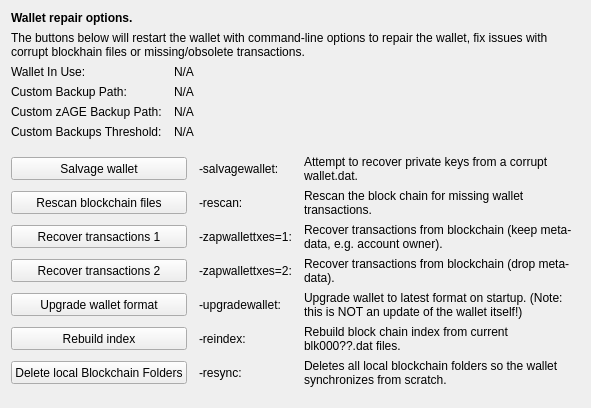
     <widget class="QWidget" name="tab_repair">
      <attribute name="title">
       <string>&amp;Wallet Repair</string>
      </attribute>
      <layout class="QGridLayout" name="gridLayout_4" columnstretch="0,0,0,0">
       <property name="horizontalSpacing">
        <number>12</number>
       </property>
       <item row="0" column="0" colspan="4">
        <widget class="QLabel" name="label_repair_header">
         <property name="font">
          <font>
           <weight>75</weight>
           <bold>true</bold>
          </font>
         </property>
         <property name="text">
          <string>Wallet repair options.</string>
         </property>
        </widget>
       </item>
       <item row="1" column="0" colspan="4">
        <widget class="QLabel" name="label_repair_helptext">
         <property name="font">
          <font>
           <weight>50</weight>
           <bold>false</bold>
          </font>
         </property>
         <property name="text">
          <string>The buttons below will restart the wallet with command-line options to repair the wallet, fix issues with corrupt blockhain files or missing/obsolete transactions.</string>
         </property>
         <property name="wordWrap">
          <bool>true</bool>
         </property>
        </widget>
       </item>
       <item row="2" column="0">
        <widget class="QLabel" name="wallet_path_label">
         <property name="text">
          <string>Wallet In Use:</string>
         </property>
        </widget>
       </item>
       <item row="2" column="1" colspan="3">
        <widget class="QLabel" name="wallet_path">
         <property name="cursor">
          <cursorShape>IBeamCursor</cursorShape>
         </property>
         <property name="text">
          <string>N/A</string>
         </property>
         <property name="textFormat">
          <enum>Qt::PlainText</enum>
         </property>
         <property name="textInteractionFlags">
          <set>Qt::LinksAccessibleByMouse|Qt::TextSelectableByKeyboard|Qt::TextSelectableByMouse</set>
         </property>
        </widget>
       </item>
       <item row="3" column="0">
        <widget class="QLabel" name="wallet_custombackuppath_label">
         <property name="visible">
          <bool>false</bool>
         </property>
         <property name="text">
          <string>Custom Backup Path:</string>
         </property>
        </widget>
       </item>
       <item row="3" column="1" colspan="3">
        <widget class="QLabel" name="wallet_custombackuppath">
         <property name="cursor">
          <cursorShape>IBeamCursor</cursorShape>
         </property>
         <property name="visible">
          <bool>false</bool>
         </property>
         <property name="text">
          <string>N/A</string>
         </property>
         <property name="textFormat">
          <enum>Qt::PlainText</enum>
         </property>
         <property name="textInteractionFlags">
          <set>Qt::LinksAccessibleByMouse|Qt::TextSelectableByKeyboard|Qt::TextSelectableByMouse</set>
         </property>
        </widget>
       </item>
       <item row="4" column="0">
        <widget class="QLabel" name="wallet_customzagebackuppath_label">
         <property name="visible">
          <bool>false</bool>
         </property>
         <property name="text">
          <string>Custom zAGE Backup Path:</string>
         </property>
        </widget>
       </item>
       <item row="4" column="1" colspan="3">
        <widget class="QLabel" name="wallet_customzagebackuppath">
         <property name="cursor">
          <cursorShape>IBeamCursor</cursorShape>
         </property>
         <property name="visible">
          <bool>false</bool>
         </property>
         <property name="text">
          <string>N/A</string>
         </property>
         <property name="textFormat">
          <enum>Qt::PlainText</enum>
         </property>
         <property name="textInteractionFlags">
          <set>Qt::LinksAccessibleByMouse|Qt::TextSelectableByKeyboard|Qt::TextSelectableByMouse</set>
         </property>
        </widget>
       </item>
       <item row="5" column="0">
        <widget class="QLabel" name="wallet_custombackupthreshold_label">
         <property name="visible">
          <bool>false</bool>
         </property>
         <property name="text">
          <string>Custom Backups Threshold:</string>
         </property>
        </widget>
       </item>
       <item row="5" column="1" colspan="3">
        <widget class="QLabel" name="wallet_custombackupthreshold">
         <property name="cursor">
          <cursorShape>IBeamCursor</cursorShape>
         </property>
         <property name="visible">
          <bool>false</bool>
         </property>
         <property name="text">
          <string>N/A</string>
         </property>
         <property name="textFormat">
          <enum>Qt::PlainText</enum>
         </property>
         <property name="textInteractionFlags">
          <set>Qt::LinksAccessibleByMouse|Qt::TextSelectableByKeyboard|Qt::TextSelectableByMouse</set>
         </property>
        </widget>
       </item>
       <item row="6" column="0">
        <spacer name="verticalSpacer_repair1">
         <property name="orientation">
          <enum>Qt::Vertical</enum>
         </property>
         <property name="sizeHint" stdset="0">
          <size>
           <width>10</width>
           <height>10</height>
          </size>
         </property>
        </spacer>
       </item>
       <item row="7" column="0" colspan="2">
        <widget class="QPushButton" name="btn_salvagewallet">
         <property name="minimumSize">
          <size>
           <width>100</width>
           <height>23</height>
          </size>
         </property>
         <property name="text">
          <string>Salvage wallet</string>
         </property>
        </widget>
       </item>
       <item row="7" column="2">
        <widget class="QLabel" name="label_repair_salvage_command">
         <property name="text">
          <string notr="true">-salvagewallet:</string>
         </property>
        </widget>
       </item>
       <item row="7" column="3">
        <widget class="QLabel" name="label_repair_salvage">
         <property name="text">
          <string>Attempt to recover private keys from a corrupt wallet.dat.</string>
         </property>
         <property name="wordWrap">
          <bool>true</bool>
         </property>
        </widget>
       </item>
       <item row="8" column="0" colspan="2">
        <widget class="QPushButton" name="btn_rescan">
         <property name="minimumSize">
          <size>
           <width>100</width>
           <height>23</height>
          </size>
         </property>
         <property name="text">
          <string>Rescan blockchain files</string>
         </property>
        </widget>
       </item>
       <item row="8" column="2">
        <widget class="QLabel" name="label_repair_rescan_command">
         <property name="text">
          <string notr="true">-rescan:</string>
         </property>
        </widget>
       </item>
       <item row="8" column="3">
        <widget class="QLabel" name="label_repair_rescan">
         <property name="text">
          <string>Rescan the block chain for missing wallet transactions.</string>
         </property>
         <property name="wordWrap">
          <bool>true</bool>
         </property>
        </widget>
       </item>
       <item row="9" column="0" colspan="2">
        <widget class="QPushButton" name="btn_zapwallettxes1">
         <property name="minimumSize">
          <size>
           <width>100</width>
           <height>23</height>
          </size>
         </property>
         <property name="text">
          <string>Recover transactions 1</string>
         </property>
        </widget>
       </item>
       <item row="9" column="2">
        <widget class="QLabel" name="label_repair_zap1_command">
         <property name="text">
          <string notr="true">-zapwallettxes=1:</string>
         </property>
        </widget>
       </item>
       <item row="9" column="3">
        <widget class="QLabel" name="label_repair_zap1">
         <property name="text">
          <string>Recover transactions from blockchain (keep meta-data, e.g. account owner).</string>
         </property>
         <property name="wordWrap">
          <bool>true</bool>
         </property>
        </widget>
       </item>
       <item row="10" column="0" colspan="2">
        <widget class="QPushButton" name="btn_zapwallettxes2">
         <property name="minimumSize">
          <size>
           <width>100</width>
           <height>23</height>
          </size>
         </property>
         <property name="text">
          <string>Recover transactions 2</string>
         </property>
        </widget>
       </item>
       <item row="10" column="2">
        <widget class="QLabel" name="label_repair_zap2_command">
         <property name="text">
          <string notr="true">-zapwallettxes=2:</string>
         </property>
        </widget>
       </item>
       <item row="10" column="3">
        <widget class="QLabel" name="label_repair_zap2">
         <property name="text">
          <string>Recover transactions from blockchain (drop meta-data).</string>
         </property>
         <property name="wordWrap">
          <bool>true</bool>
         </property>
        </widget>
       </item>
       <item row="11" column="0" colspan="2">
        <widget class="QPushButton" name="btn_upgradewallet">
         <property name="minimumSize">
          <size>
           <width>100</width>
           <height>23</height>
          </size>
         </property>
         <property name="text">
          <string>Upgrade wallet format</string>
         </property>
        </widget>
       </item>
       <item row="11" column="2">
        <widget class="QLabel" name="label_repair_upgrade_command">
         <property name="text">
          <string notr="true">-upgradewallet:</string>
         </property>
        </widget>
       </item>
       <item row="11" column="3">
        <widget class="QLabel" name="label_repair_upgrade">
         <property name="text">
          <string>Upgrade wallet to latest format on startup. (Note: this is NOT an update of the wallet itself!)</string>
         </property>
         <property name="wordWrap">
          <bool>true</bool>
         </property>
        </widget>
       </item>
       <item row="12" column="0" colspan="2">
        <widget class="QPushButton" name="btn_reindex">
         <property name="minimumSize">
          <size>
           <width>100</width>
           <height>23</height>
          </size>
         </property>
         <property name="text">
          <string>Rebuild index</string>
         </property>
        </widget>
       </item>
       <item row="12" column="2">
        <widget class="QLabel" name="label_repair_reindex_command">
         <property name="text">
          <string notr="true">-reindex:</string>
         </property>
        </widget>
       </item>
       <item row="12" column="3">
        <widget class="QLabel" name="label_repair_reindex">
         <property name="text">
          <string>Rebuild block chain index from current blk000??.dat files.</string>
         </property>
         <property name="wordWrap">
          <bool>true</bool>
         </property>
        </widget>
       </item>
       <item row="13" column="0" colspan="2">
        <widget class="QPushButton" name="btn_resync">
         <property name="minimumSize">
          <size>
           <width>100</width>
           <height>23</height>
          </size>
         </property>
         <property name="text">
          <string>Delete local Blockchain Folders</string>
         </property>
        </widget>
       </item>
       <item row="13" column="2">
        <widget class="QLabel" name="label_repair_resync_command">
         <property name="text">
          <string>-resync:</string>
         </property>
        </widget>
       </item>
       <item row="13" column="3">
        <widget class="QLabel" name="label_repair_resync">
         <property name="text">
          <string>Deletes all local blockchain folders so the wallet synchronizes from scratch.</string>
         </property>
         <property name="wordWrap">
          <bool>true</bool>
         </property>
        </widget>
       </item>
       <item row="14" column="0">
        <spacer name="verticalSpacer_repair2">
         <property name="orientation">
          <enum>Qt::Vertical</enum>
         </property>
         <property name="sizeHint" stdset="0">
          <size>
           <width>20</width>
           <height>10</height>
          </size>
         </property>
        </spacer>
       </item>
      </layout>
     </widget>
